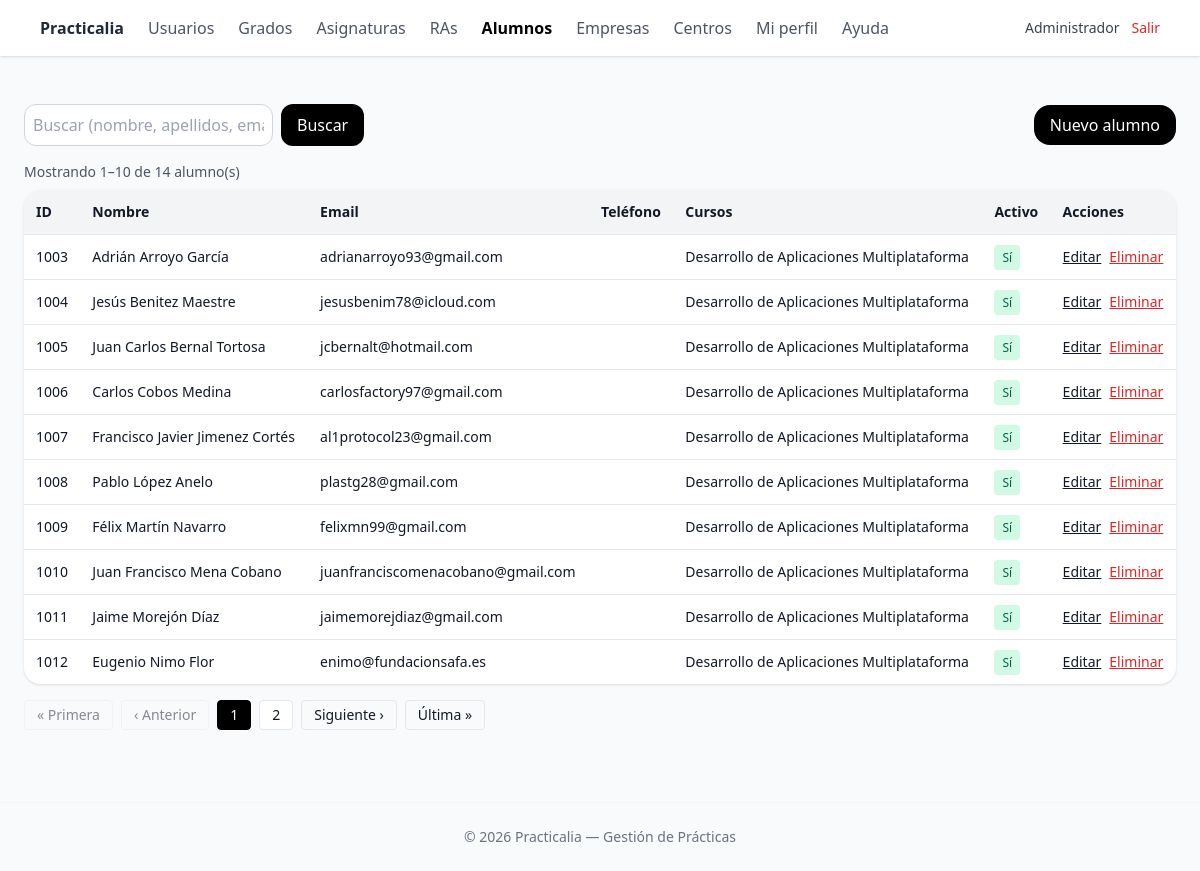
The page /public/alumnos/index.php (signed in) on the database its author committed.
### tables this page shows
CREATE TABLE `alumnos` (
  `id` int(10) UNSIGNED NOT NULL,
  `nombre` varchar(100) NOT NULL,
  `apellidos` varchar(150) NOT NULL,
  `email` varchar(190) DEFAULT NULL,
  `telefono` varchar(30) DEFAULT NULL,
  `activo` tinyint(4) NOT NULL DEFAULT 1,
  `fecha_nacimiento` date DEFAULT NULL,
  `notas` text DEFAULT NULL,
  `created_at` timestamp NOT NULL DEFAULT current_timestamp(),
  `updated_at` timestamp NOT NULL DEFAULT current_timestamp() ON UPDATE current_timestamp(),
  `deleted_at` timestamp NULL DEFAULT NULL
);

### lib/auth.php (called while the page is built, shortened)
<?php
function current_user(): ?array
{
    return $_SESSION['user'] ?? null;
}
function require_role(string $codigoRol): bool
{
    $user = current_user();
    return in_array($codigoRol, $user['roles_codigos'] ?? [], true);
}

### lib/Services/AlumnoService.php (called while the page is built, shortened)
<?php
class AlumnoService
{
    private PDO $pdo;
    public function __construct(PDO $pdo)
    {
        $this->pdo = $pdo;
    }
    public function getCount(string $search, bool $isAdmin, int $profId): int
    {
        $params = [];
        $where = "a.deleted_at IS NULL";
        if ($isAdmin) {
            $fromJoin = "
                FROM alumnos a
                LEFT JOIN alumnos_cursos ac ON ac.alumno_id = a.id
                LEFT JOIN cursos c ON c.id = ac.curso_id
            ";
        }
        $sqlCount = "SELECT COUNT(DISTINCT a.id) AS c $fromJoin WHERE $where";
        $stCount = $this->pdo->prepare($sqlCount);
        $stCount->execute($params);
        $res = $stCount->fetch();
        return (int) ($res['c'] ?? 0);
    }
    public function getList(string $search, bool $isAdmin, int $profId, int $limit, int $offset): array
    {
        $params = [':limit' => $limit, ':offset' => $offset];
        $where = "a.deleted_at IS NULL";
        if ($isAdmin) {
            $fromJoin = "
                FROM alumnos a
                LEFT JOIN alumnos_cursos ac ON ac.alumno_id = a.id
                LEFT JOIN cursos c ON c.id = ac.curso_id
            ";
        }
        $sqlList = "
            SELECT
                a.id, a.nombre, a.apellidos, a.email, a.telefono, a.activo,
                GROUP_CONCAT(DISTINCT c.nombre ORDER BY c.nombre SEPARATOR ', ') AS cursos
            $fromJoin
            WHERE $where
            GROUP BY a.id, a.nombre, a.apellidos, a.email, a.telefono, a.activo
            ORDER BY a.apellidos ASC
            LIMIT :limit OFFSET :offset
        ";
        $st = $this->pdo->prepare($sqlList);
        foreach ($params as $k => $v) {
            $st->bindValue($k, $v, is_int($v) ? PDO::PARAM_INT : PDO::PARAM_STR);
        }
        $st->execute();
        return $st->fetchAll();
    }
}

### public/alumnos/index.php (the view, shortened to what this page needs)
<?php
require_once __DIR__ . '/../../lib/auth.php';
$user = current_user();
$isAdmin = require_role('admin');
$profId = (int) ($user['id'] ?? 0);
$search = trim($_GET['q'] ?? '');
$page = max(1, (int) ($_GET['page'] ?? 1));
$perPage = 10;
$offset = ($page - 1) * $perPage;
function h(?string $s): string
{
  return htmlspecialchars((string) $s, ENT_QUOTES, 'UTF-8');
}
function urlWith(array $merge): string
{
  $cur = $_GET;
  foreach ($merge as $k => $v) {
    if ($v === null)
      unset($cur[$k]);
    else
      $cur[$k] = $v;
  }
  $q = http_build_query($cur);
  return $q ? ('?' . $q) : './index.php';
}
$alumnoService = new \App\Services\AlumnoService($pdo);
$total = $alumnoService->getCount($search, $isAdmin, $profId);
$totalPages = max(1, (int) ceil($total / $perPage));
$rows = $alumnoService->getList($search, $isAdmin, $profId, $perPage, $offset);
$from = ($total === 0) ? 0 : ($offset + 1);
$to = min($offset + $perPage, $total);
$pagesToShow = [];
$pagesToShow[] = 1;
if ($totalPages > 1)
  $pagesToShow[] = $totalPages;
$pagesToShow = array_values(array_unique(array_filter($pagesToShow, fn($p) => $p >= 1 && $p <= $totalPages)));
sort($pagesToShow);
function renderPageLink(int $p, int $cur): string
{
  $isCur = ($p === $cur);
  $cls = 'px-3 py-1 rounded border text-sm ' . ($isCur ? 'bg-black text-white border-black' : 'bg-white');
  return '<a class="' . $cls . '" href="' . h(urlWith(['page' => $p])) . '">' . $p . '</a>';
}
require_once __DIR__ . '/../partials/_header.php';
?>
<div class="mb-4 flex items-center justify-between">
  <form class="flex gap-2" method="get">
    <input name="q" value="<?= h($search) ?>" class="rounded-xl border border-gray-300 p-2"
      placeholder="Buscar (nombre, apellidos, email)">
    <button class="rounded-xl bg-black text-white px-4">Buscar</button>
  </form>
  <a href="./create.php" class="rounded-2xl bg-black text-white px-4 py-2">Nuevo alumno</a>
</div>
<div class="mb-2 text-sm text-gray-600">
  Mostrando <span class="font-medium"><?= (int) $from ?></span>–<span class="font-medium"><?= (int) $to ?></span> de
  <span class="font-medium"><?= (int) $total ?></span> alumno(s)
</div>
<div class="bg-white rounded-2xl shadow overflow-x-auto">
  <table class="min-w-full text-sm">
    <thead class="bg-gray-100">
      <tr>
        <th class="text-left p-3">ID</th>
        <th class="text-left p-3">Nombre</th>
        <th class="text-left p-3">Email</th>
        <th class="text-left p-3">Teléfono</th>
        <th class="text-left p-3">Cursos</th>
        <th class="text-left p-3">Activo</th>
        <th class="text-left p-3">Acciones</th>
      </tr>
    </thead>
    <tbody>
      <?php foreach ($rows as $r):
        $aid = (int) $r['id']; ?>
        <tr class="border-t">
          <td class="p-3"><?= $aid ?></td>
          <td class="p-3"><?= h(($r['nombre'] ?? '') . ' ' . ($r['apellidos'] ?? '')) ?></td>
          <td class="p-3"><?= h($r['email'] ?? '') ?></td>
          <td class="p-3"><?= h($r['telefono'] ?? '') ?></td>
          <td class="p-3"><?= h($r['cursos'] ?? '') ?></td>
          <td class="p-3">
            <?php if ((int) ($r['activo'] ?? 0) === 1): ?>
              <span class="px-2 py-1 text-xs rounded bg-emerald-100 text-emerald-800">Sí</span>
            <?php else: ?>
              <span class="px-2 py-1 text-xs rounded bg-red-100 text-red-800">No</span>
            <?php endif; ?>
          </td>
          <td class="p-3">
            <div class="flex items-center gap-2">
              <a class="underline" href="./edit.php?id=<?= $aid ?>">Editar</a>
              <form method="post" action="./delete.php" onsubmit="return confirm('¿Eliminar este alumno?');">
                <button class="text-red-600 underline">Eliminar</button>
              </form>
            </div>
          </td>
        </tr>
      <?php endforeach; ?>
    </tbody>
  </table>
</div>
<?php if ($totalPages > 1): ?>
  <nav class="mt-4 flex items-center gap-2" aria-label="Paginación">
    <a class="px-3 py-1 rounded border text-sm <?= $page === 1 ? 'pointer-events-none opacity-50' : '' ?>"
      href="<?= h(urlWith(['page' => 1])) ?>">« Primera</a>
    <a class="px-3 py-1 rounded border text-sm <?= $page === 1 ? 'pointer-events-none opacity-50' : '' ?>"
      href="<?= h(urlWith(['page' => max(1, $page - 1)])) ?>">‹ Anterior</a>
    <?php
    foreach ($pagesToShow as $p):
      echo renderPageLink($p, $page);
    endforeach;
    ?>
    <a class="px-3 py-1 rounded border text-sm <?= $page === $totalPages ? 'pointer-events-none opacity-50' : '' ?>"
      href="<?= h(urlWith(['page' => min($totalPages, $page + 1)])) ?>">Siguiente ›</a>
    <a class="px-3 py-1 rounded border text-sm <?= $page === $totalPages ? 'pointer-events-none opacity-50' : '' ?>"
      href="<?= h(urlWith(['page' => $totalPages])) ?>">Última »</a>
  </nav>
<?php endif; ?>
<?php require_once __DIR__ . '/../partials/_footer.php'; ?>

### rows shown on the page
alumnos: id "1003", nombre+apellidos "Adrián Arroyo García", email "adrianarroyo93@gmail.com", cursos "Desarrollo de Aplicaciones Multiplataforma", activo "Sí"
alumnos: id "1004", nombre+apellidos "Jesús Benitez Maestre", email "jesusbenim78@icloud.com", cursos "Desarrollo de Aplicaciones Multiplataforma", activo "Sí"
alumnos: id "1005", nombre+apellidos "Juan Carlos Bernal Tortosa", email "jcbernalt@hotmail.com", cursos "Desarrollo de Aplicaciones Multiplataforma", activo "Sí"
alumnos: id "1006", nombre+apellidos "Carlos Cobos Medina", email "carlosfactory97@gmail.com", cursos "Desarrollo de Aplicaciones Multiplataforma", activo "Sí"
alumnos: id "1007", nombre+apellidos "Francisco Javier Jimenez Cortés", email "al1protocol23@gmail.com", cursos "Desarrollo de Aplicaciones Multiplataforma", activo "Sí"
alumnos: id "1008", nombre+apellidos "Pablo López Anelo", email "plastg28@gmail.com", cursos "Desarrollo de Aplicaciones Multiplataforma", activo "Sí"
alumnos: id "1009", nombre+apellidos "Félix Martín Navarro", email "felixmn99@gmail.com", cursos "Desarrollo de Aplicaciones Multiplataforma", activo "Sí"
alumnos: id "1010", nombre+apellidos "Juan Francisco Mena Cobano", email "juanfranciscomenacobano@gmail.com", cursos "Desarrollo de Aplicaciones Multiplataforma", activo "Sí"
alumnos: id "1011", nombre+apellidos "Jaime Morejón Díaz", email "jaimemorejdiaz@gmail.com", cursos "Desarrollo de Aplicaciones Multiplataforma", activo "Sí"
alumnos: id "1012", nombre+apellidos "Eugenio Nimo Flor", email "enimo@fundacionsafa.es", cursos "Desarrollo de Aplicaciones Multiplataforma", activo "Sí"

### other values the page prints
$user['nombre'] "Administrador"
$from "1"
$to "10"
$total "14"
$p "1"
$p "2"
